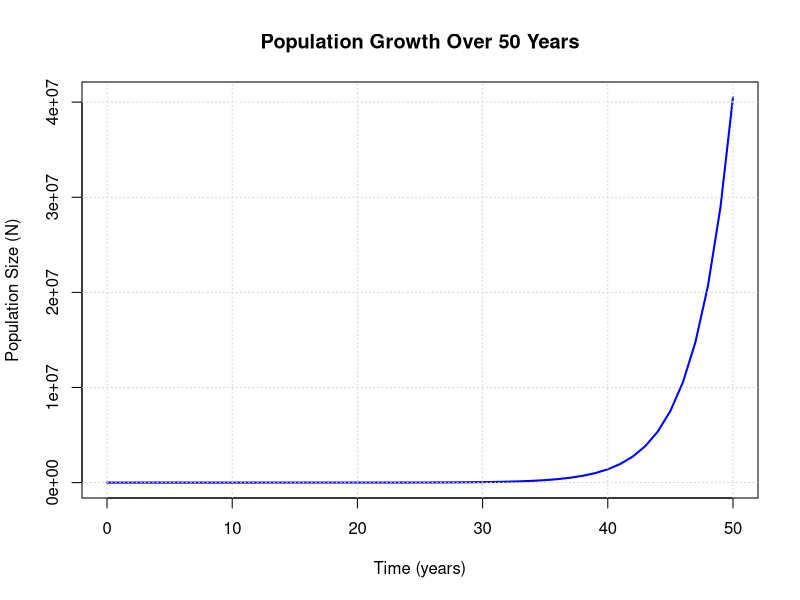
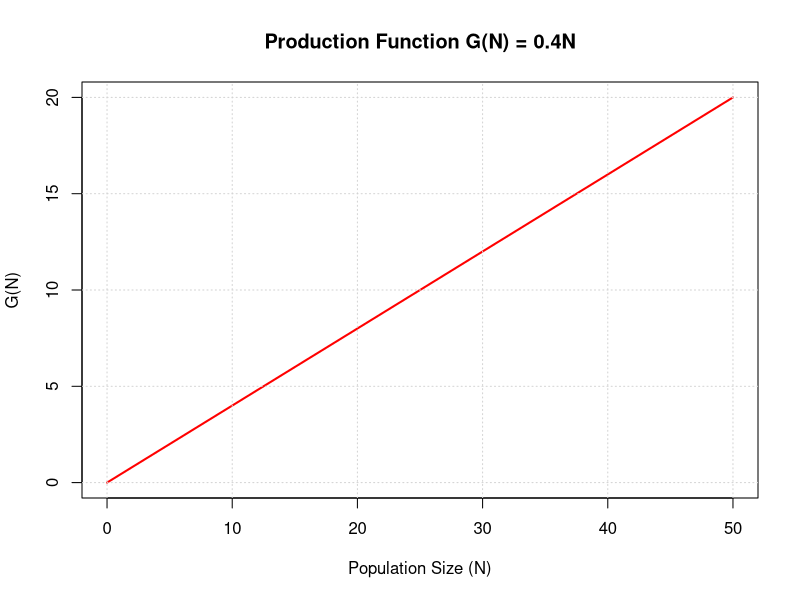
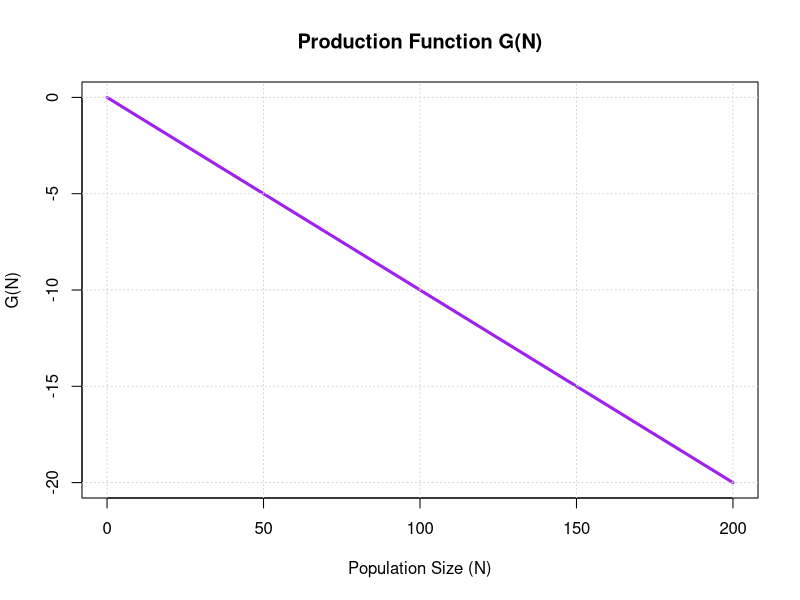
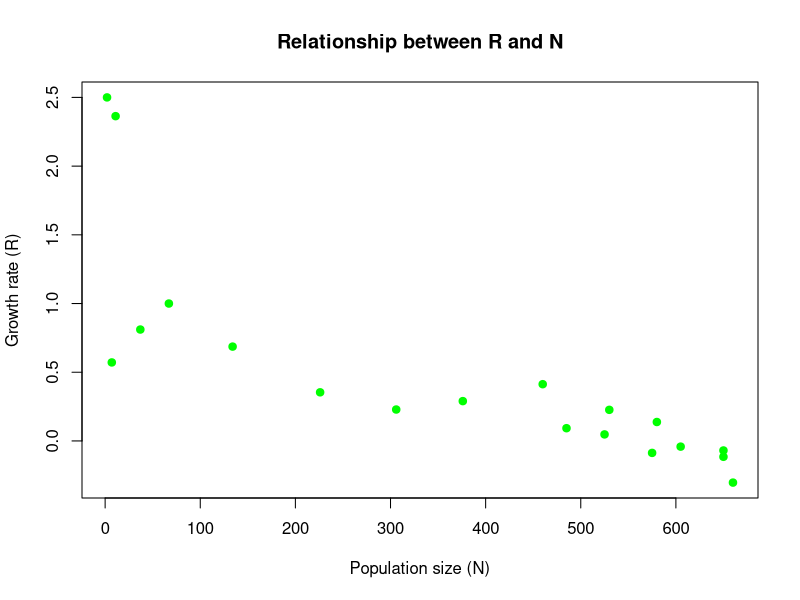
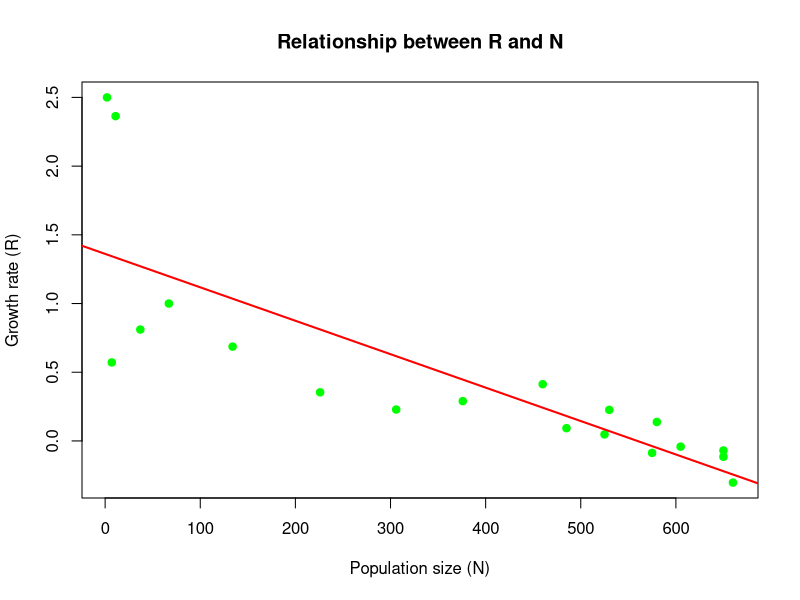
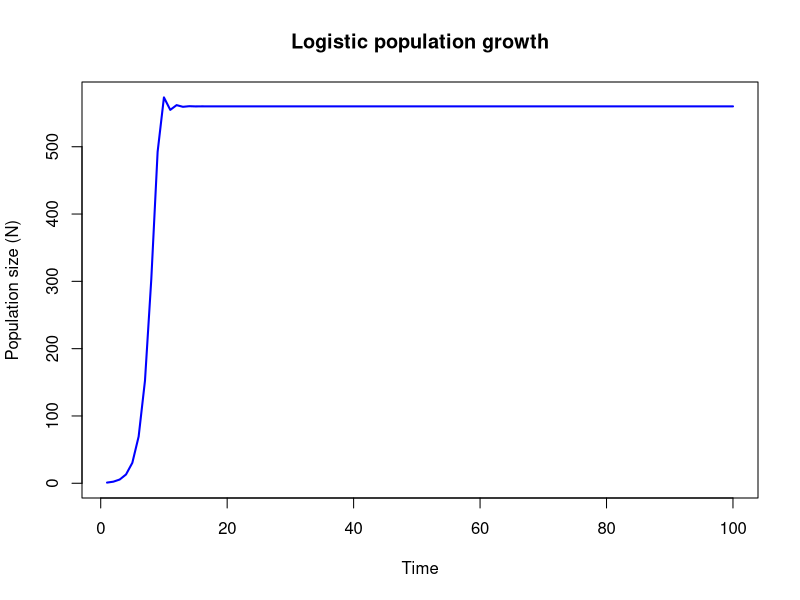

Write the R code that produced these figures, in order.
# fishry 
#2bi
R <- 0.4
t <- 0:50
N <- numeric(length(t))
N[1] <- 2

for(i in 2:length(t)){
  N[i] <- N[i-1] + R*N[i-1]
}

plot(t, N, type="l", lwd=2, col="blue",
     xlab="Time (years)",
     ylab="Population Size (N)",
     main="Population Growth Over 50 Years")
grid()

#2bii
N <- seq(0,50,1)
G <- 0.4*N

plot(N, G, type="l", lwd=2, col="red",
     xlab="Population Size (N)",
     ylab="G(N)",
     main="Production Function G(N) = 0.4N")
grid()

#2cii

N <- seq(0,200,1)
G <- -0.1*N

plot(N, G,
     type = "l",
     col = "purple",        # line color
     lwd = 3,            # bold/thick line
     xlab = "Population Size (N)",
     ylab = "G(N)",
     main = "Production Function G(N)")
grid()

#3a

library(readxl)

data <- read_excel("Paramecium_aurelia.xlsx")

N <- data$Paramecium

lambda <- N[-1] / N[-length(N)]

R <- lambda - 1

results <- data.frame(
  N = N[-length(N)],
  lambda = lambda,
  R = R
)

print(results)

#3b
plot(results$N, results$R,
     xlab = "Population size (N)",
     ylab = "Growth rate (R)",
     main = "Relationship between R and N",
     pch = 19,
     col = "green")
model <- lm(R ~ N, data = results)
summary(model)

plot(results$N, results$R,
     xlab = "Population size (N)",
     ylab = "Growth rate (R)",
     main = "Relationship between R and N",
     pch = 19,
     col = "green")

abline(model, col="red", lwd=2)

R0 = 1.361
b = -0.00243
k= -(R0/b)
k

N = 1
a = 1.361
b = -0.00243
r = a + b*N
r

#exercie 4 
#A
N = 700
R0 = 1.361
K = 560
GN = R0*N*(1-N/K)
GN

# FINDING NEXT POPULATION
NT1 = N + GN
NT1

#plot
# exersie 5
R0 <- 1.361
K <- 560

time <- 1:100
N <- numeric(100)
N[1] <- 1

for(i in 2:100){
  G <- R0*N[i-1]*(1 - N[i-1]/K)
  N[i] <- N[i-1] + G
}

plot(time, N, type="l", col="blue", lwd=2,
     xlab="Time",
     ylab="Population size (N)",
     main="Logistic population growth")
